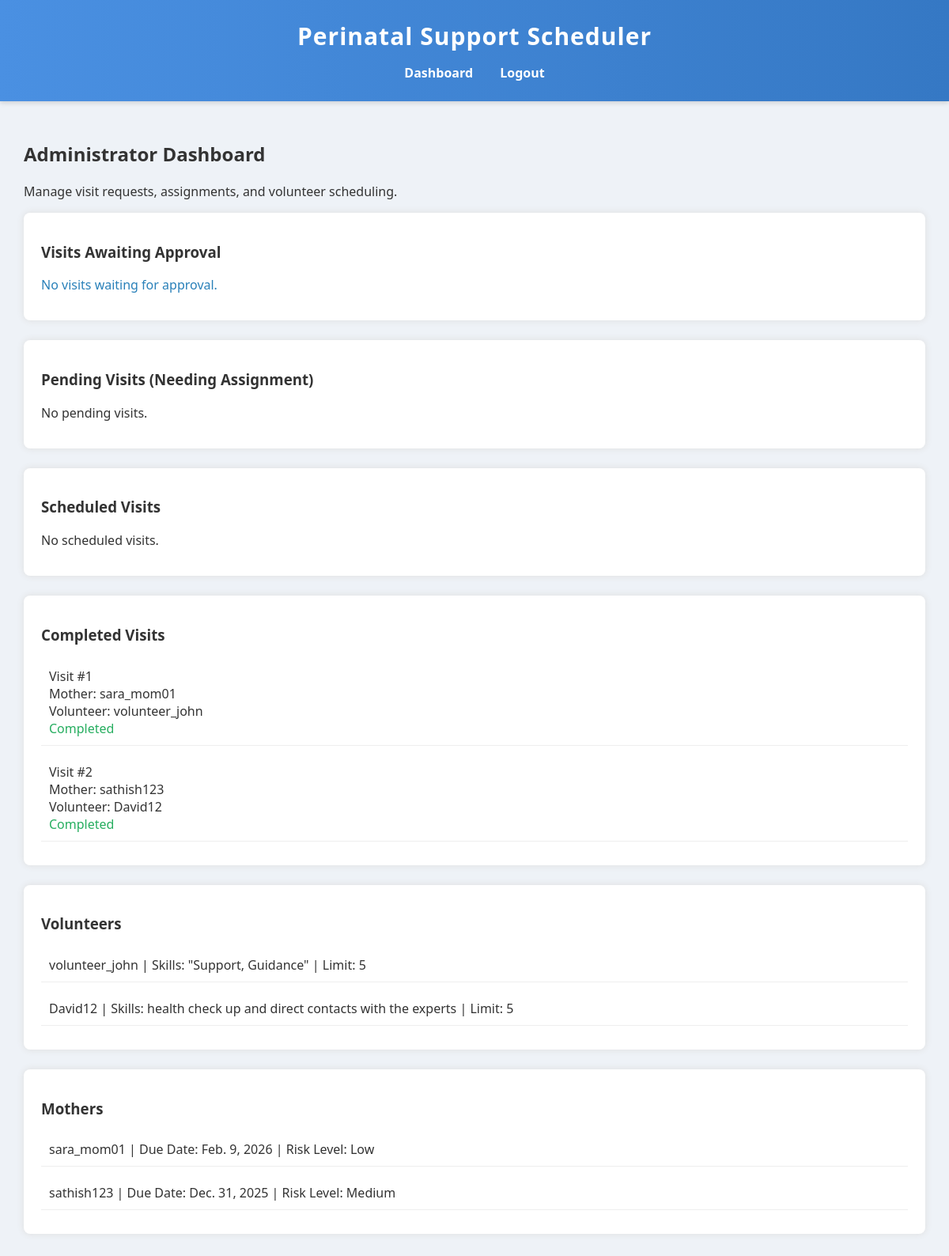
Page /accounts/dashboard/ (signed in) on the committed database.
### visits/models.py (models this page shows, shortened)
class Visit(models.Model):
    STATUS_CHOICES = [
        ('Pending', 'Pending'),                     # Mother requested
        ('Awaiting Approval', 'Awaiting Approval'), # System suggested a volunteer
        ('Scheduled', 'Scheduled'),                 # Assigned to a volunteer
        ('Completed', 'Completed'),
        ('Cancelled', 'Cancelled'),
    ]
    PRIORITY_CHOICES = [
        ('Low', 'Low'),
        ('Medium', 'Medium'),
        ('High', 'High'),
    ]
    mother = models.ForeignKey(MotherProfile, on_delete=models.CASCADE)
    volunteer = models.ForeignKey(
        VolunteerProfile,
        on_delete=models.SET_NULL,
        null=True,
        blank=True,
        related_name="assigned_visits"
    )
    suggested_volunteer = models.ForeignKey(
        VolunteerProfile,
        on_delete=models.SET_NULL,
        null=True,
        blank=True,
        related_name="suggested_visits"
    )
    date = models.DateField()
    time = models.TimeField()
    priority = models.CharField(max_length=10, choices=PRIORITY_CHOICES, default='Low')
    status = models.CharField(max_length=20, choices=STATUS_CHOICES, default='Pending')
    notes = models.TextField(blank=True)

### accounts/models.py (models this page shows, shortened)
class MotherProfile(models.Model):
    user = models.OneToOneField(CustomUser, on_delete=models.CASCADE)
    due_date = models.DateField(null=True, blank=True)
    risk_level = models.CharField(
        max_length=10,
        choices=[('Low', 'Low'), ('Medium', 'Medium'), ('High', 'High')],
        default='Low'
    )
    location = models.CharField(max_length=255, blank=True)

class CustomUser(AbstractUser):
    ROLE_CHOICES = [
        ('mother', 'Mother'),
        ('volunteer', 'Volunteer'),
        ('admin', 'Admin'),
    ]
    role = models.CharField(max_length=20, choices=ROLE_CHOICES)

class VolunteerProfile(models.Model):
    user = models.OneToOneField(CustomUser, on_delete=models.CASCADE)
    skills = models.CharField(max_length=255, blank=True)
    certifications = models.CharField(max_length=255, blank=True)
    service_limit = models.IntegerField(default=5)
    location = models.CharField(max_length=255, blank=True)

### accounts/views.py (the view, shortened to what this page needs)
# urls.py: path('dashboard/', views.dashboard, name='dashboard'),
@login_required
def dashboard(request):
    user = request.user
    if user.role == "admin":
        pending_visits = Visit.objects.filter(status="Pending").order_by('date')
        awaiting_approval = Visit.objects.filter(status="Awaiting Approval").order_by('date')
        scheduled_visits = Visit.objects.filter(status="Scheduled").order_by('date')
        completed_visits = Visit.objects.filter(status="Completed").order_by('-date')
        volunteers = VolunteerProfile.objects.all()
        mothers = MotherProfile.objects.all()
        return render(request, 'accounts/admin_dashboard.html', {
            'pending_visits': pending_visits,
            'awaiting_approval': awaiting_approval,
            'scheduled_visits': scheduled_visits,
            'completed_visits': completed_visits,
            'volunteers': volunteers,
            'mothers': mothers,
        })
    messages.error(request, "Permission denied.")
    return redirect('login')

### templates/accounts/admin_dashboard.html (shortened to what this page needs)
{% extends 'base.html' %}
{% block content %}
<h2>Administrator Dashboard</h2>
<p>Manage visit requests, assignments, and volunteer scheduling.</p>
<div class="section-block">
    <h3>Visits Awaiting Approval</h3>
    {% for visit in awaiting_approval %}
    <div class="visit-item">
        <span class="label">Visit #{{ visit.id }}</span><br>
        Mother: {{ visit.mother.user.username }}<br>
        Date: {{ visit.date }} {{ visit.time }}<br>
        Suggested Volunteer:
        {% if visit.suggested_volunteer %}
            <strong class="success-text">{{ visit.suggested_volunteer.user.username }}</strong>
        {% else %}
            <span class="danger-text">No suggestion available</span>
        {% endif %}
        <br><br>
        {% if visit.suggested_volunteer %}
            <a class="btn" href="{% url 'approve_suggested_volunteer' visit.id %}">
                Approve Suggested Volunteer
            </a>
        {% endif %}
        <a class="btn" href="{% url 'choose_volunteer' visit.id %}">
            Assign Manually
        </a>
    </div>
    {% empty %}
    <p class="info-text">No visits waiting for approval.</p>
    {% endfor %}
</div>
<div class="section-block">
    <h3>Pending Visits (Needing Assignment)</h3>
    {% for visit in pending_visits %}
    <div class="visit-item">
        <strong>Visit #{{ visit.id }}</strong><br>
        Mother: {{ visit.mother.user.username }}<br>
        Date: {{ visit.date }} {{ visit.time }}<br>
        Suggested Volunteer:
        {% if visit.suggested_volunteer %}
            {{ visit.suggested_volunteer.user.username }}
            <br>
            <a class="btn" href="{% url 'approve_suggested_volunteer' visit.id %}">
                Approve Suggested
            </a>
        {% else %}
            <span class="danger-text">No automatic suggestion found</span><br>
        {% endif %}
        <br>
        <a class="btn" href="{% url 'choose_volunteer' visit.id %}">
            Assign Manually
        </a>
    </div>
    {% empty %}
    <p>No pending visits.</p>
    {% endfor %}
</div>
<div class="section-block">
    <h3>Scheduled Visits</h3>
    {% for visit in scheduled_visits %}
    <div class="visit-item">
        Visit #{{ visit.id }}<br>
        Mother: {{ visit.mother.user.username }}<br>
        Volunteer: {{ visit.volunteer.user.username }}<br>
        Date: {{ visit.date }} {{ visit.time }}<br>
    </div>
    {% empty %}
    <p>No scheduled visits.</p>
    {% endfor %}
</div>
<div class="section-block">
    <h3>Completed Visits</h3>
    {% for visit in completed_visits %}
    <div class="visit-item">
        Visit #{{ visit.id }}<br>
        Mother: {{ visit.mother.user.username }}<br>
        Volunteer: {{ visit.volunteer.user.username }}<br>
        <span class="success-text">Completed</span>
    </div>
    {% empty %}
    <p>No completed visits yet.</p>
    {% endfor %}
</div>
<div class="section-block">
    <h3>Volunteers</h3>
    {% for v in volunteers %}
    <div class="visit-item">
        {{ v.user.username }}
        | Skills: {{ v.skills }}
        | Limit: {{ v.service_limit }}
    </div>
    {% empty %}
    <p>No volunteers found.</p>
    {% endfor %}
</div>
<div class="section-block">
    <h3>Mothers</h3>
    {% for m in mothers %}
    <div class="visit-item">
        {{ m.user.username }}
        | Due Date: {{ m.due_date }}
        | Risk Level: {{ m.risk_level }}
    </div>
    {% empty %}
    <p>No mothers registered.</p>
    {% endfor %}
</div>
{% endblock %}

### templates/base.html (shortened to what this page needs)
{% load static %}
<!DOCTYPE html>
<html lang="en">
<head>
    <link rel="stylesheet" href="{% static 'css/styles.css' %}">
</head>
<body>
<header class="header">
    <h1>Perinatal Support Scheduler</h1>
    <nav class="navbar">
        {% if user.is_authenticated %}
            <a href="{% url 'dashboard' %}">Dashboard</a>
            <a href="{% url 'logout' %}">Logout</a>
        {% else %}
            <a href="{% url 'home' %}">Home</a>
            <a href="{% url 'login' %}">Login</a>
            <a href="{% url 'mother_register' %}">Mother Register</a>
            <a href="{% url 'volunteer_register' %}">Volunteer Register</a>
        {% endif %}
    </nav>
</header>
<main class="content">
    {% block content %}
    {% endblock %}
</main>
</body>
</html>

### static/css/styles.css (style rules this page uses)
body { font-family: 'Segoe UI', Tahoma, Geneva, Verdana, sans-serif; background-color: #eef2f7; margin: 0; padding: 0; color: #333; }
.content { padding: 30px; }
.header { background: linear-gradient(90deg, #4a90e2, #3578c4); color: white; padding: 25px; text-align: center; box-shadow: 0px 2px 6px rgba(0,0,0,0.15); }
.header h1 { margin: 0; font-size: 30px; letter-spacing: 1px; }
.navbar { margin-top: 15px; }
.navbar a { color: #fff; margin: 0 15px; text-decoration: none; font-weight: 600; transition: 0.25s; padding-bottom: 4px; border-bottom: 2px solid transparent; }

### templates/accounts/admin_dashboard.html (style rules this page uses)
.section-block { background: white; padding: 18px 22px; margin-bottom: 25px; border-radius: 8px; box-shadow: 0 0 8px #ddd; }
.visit-item { margin-bottom: 12px; padding: 10px; border-bottom: 1px solid #eee; }
.success-text { color: #27ae60; }
.info-text { color: #2980b9; }

### rows in the picture
Visit: id "1", mother.user.username "sara_mom01", volunteer.user.username "volunteer_john"
Visit: id "2", mother.user.username "sathish123", volunteer.user.username "David12"
VolunteerProfile: user.username "volunteer_john", skills "\"Support, Guidance\"", service_limit "5"
VolunteerProfile: user.username "David12", skills "health check up and direct contacts with the experts", service_limit "5"
MotherProfile: user.username "sara_mom01", due_date "Feb. 9, 2026", risk_level "Low"
MotherProfile: user.username "sathish123", due_date "Dec. 31, 2025", risk_level "Medium"
